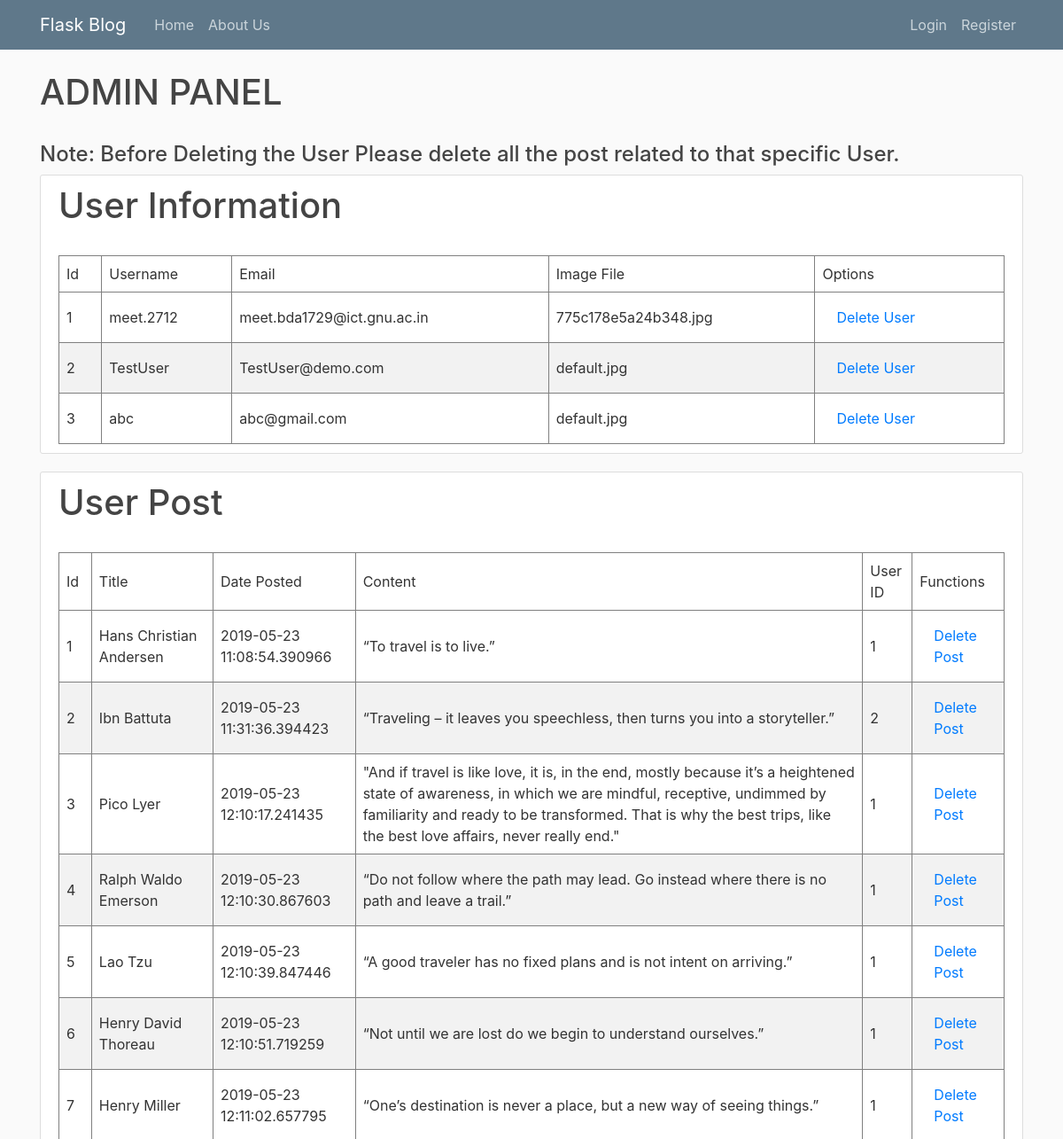
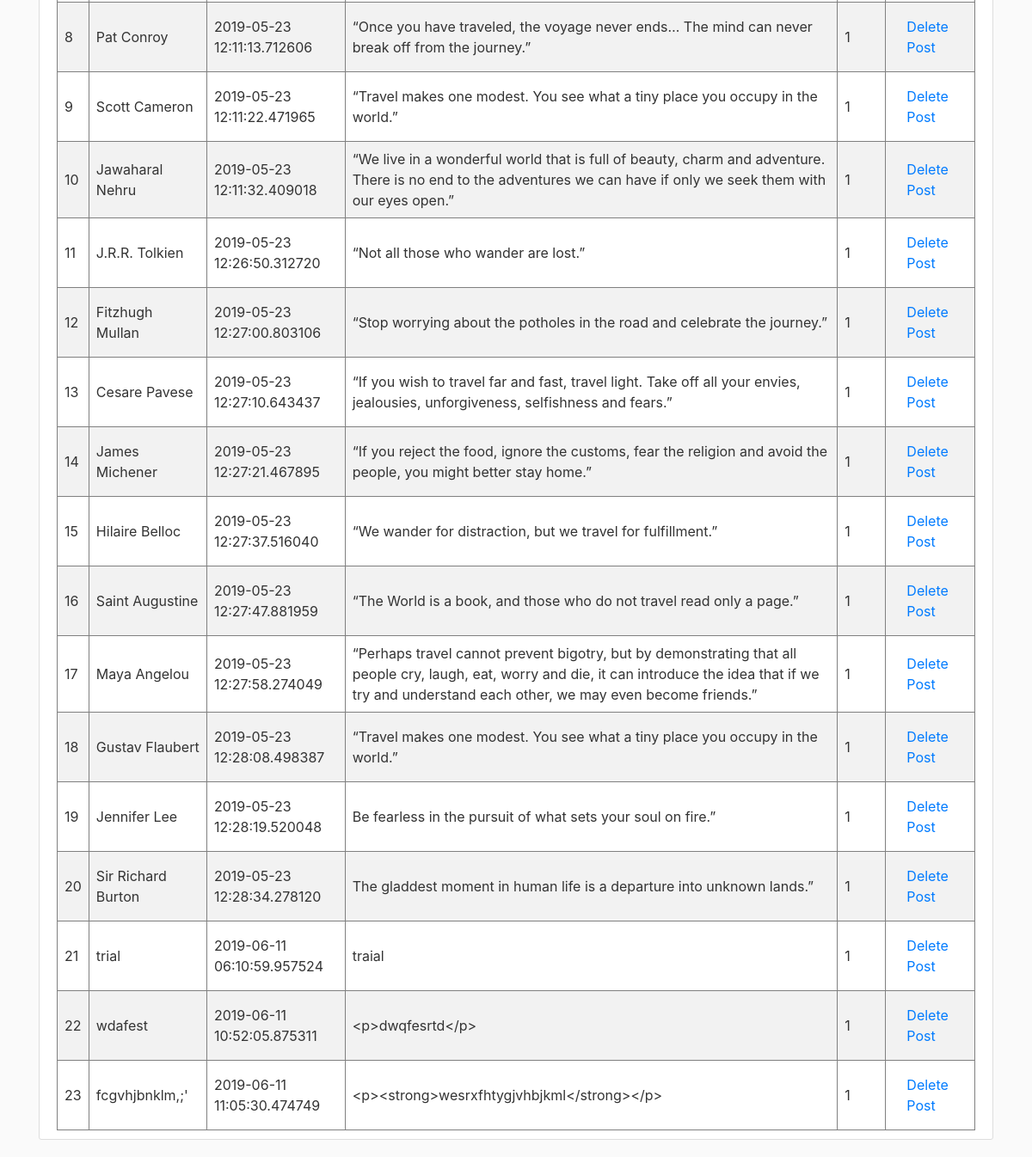
The app's page /admin/ with its own data (2 pictures, top to bottom).
### flaskblog/models.py (models this page shows, shortened)
class User(db.Model, UserMixin):
    id = db.Column(db.Integer, primary_key=True)
    username = db.Column(db.String(20), unique=True, nullable=False)
    email = db.Column(db.String(20), unique=True, nullable=False)
    image_file = db.Column(db.String(20), nullable=False, default='default.jpg')
    password = db.Column(db.String(60), nullable=False)
    posts = db.relationship('Post', backref='author', lazy=True)
    liked = db.relationship(
        'PostLike',
        foreign_keys='PostLike.user_id',
        backref='user', lazy='dynamic')

class Post(db.Model):
    id = db.Column(db.Integer, primary_key=True)
    title = db.Column(db.String(100), nullable=False)
    date_posted = db.Column(db.DateTime, nullable=False, default=datetime.utcnow)
    content = db.Column(db.Text, nullable=False)
    user_id = db.Column(db.Integer, db.ForeignKey('user.id'), nullable=False)
    likes = db.relationship('PostLike', backref='post', lazy='dynamic')
    comments = db.relationship('Comment', backref='article', lazy=True)

### flaskblog/main/routes.py (the view)
@main.route("/admin/")
def admin():
    return render_template('admin.html', title='admin', user=User.query.all(), post=Post.query.all())

### flaskblog/templates/admin.html (shortened to what this page needs)
{% extends "layout.html" %}
{% block content %}
    <div>
    <h1>ADMIN PANEL</h1>
    <br>
    <h4>Note: Before Deleting the User Please delete all the post related to that specific User.</h4>
    <div class="content-section">
    <h1>User Information</h1>
    <br>
     <table border = 1>
           <thead>
           <td>Id</td>
           <td>Username</td>
           <td>Email</td>
           <td>Image File</td>
           <td>Options</td>
           </thead>
         {% for User in user %}
               <td>{{ User.id }}</td>
               <td>{{ User.username }}</td>
               <td>{{ User.email }}</td>
               <td>{{ User.image_file }}</td>
                <td align='center'><a class="nav-item nav-link" href={{ url_for('main.delete_user', user_id=User.id) }}>Delete User</a></td>
            {% endfor %}
       </table>
    </div>
    <div class="content-section">
    <h1>User Post</h1>
    <br>
     <table border = 1>
           <thead>
           <td>Id</td>
           <td>Title</td>
           <td>Date Posted</td>
           <td>Content</td>
           <td>User ID</td>
           <td>Functions</td>
           </thead>
         {% for Post in post %}
           <tr>
               <td>{{ Post.id }}</td>
               <td>{{ Post.title }}</td>
               <td>{{ Post.date_posted }}</td>
               <td>{{ Post.content }}</td>
               <td>{{ Post.user_id }}</td>
               <td align='center'><a class="nav-item nav-link" href={{ url_for('main.delete_post1', post_id1=Post.id) }}>Delete Post</a></td>
           </tr>
            {% endfor %}
       </table>
    </div>
    </div>
{% endblock content %}

### flaskblog/static/main.css (style rules this page uses)
body { background: #fafafa; color: #333333; margin-top: 5rem; }
h1, h2, h3, h4, h5, h6 { color: #444444; }
.content-section { background: #ffffff; padding: 10px 20px; border: 1px solid #dddddd; border-radius: 3px; margin-bottom: 20px; }

### flaskblog/templates/admin.html (style rules this page uses)
table { border-collapse: collapse; width: 100%; }
th, td { text-align: left; padding: 8px; }
tr:nth-child(even) { background-color: #f2f2f2 }

### records on screen
User: id "1", username "meet.2712", email "meet.bda1729@ict.gnu.ac.in", image_file "775c178e5a24b348.jpg"
User: id "2", username "TestUser", email "TestUser@demo.com", image_file "default.jpg"
User: id "3", username "abc", email "abc@gmail.com", image_file "default.jpg"
Post: id "1", title "Hans Christian Andersen", date_posted "2019-05-23 11:08:54.390966", content "“To travel is to live.”", user_id "1"
Post: id "2", title "Ibn Battuta", date_posted "2019-05-23 11:31:36.394423", content "“Traveling – it leaves you speechless, then turns you into a storyteller.”", user_id "2"
Post: id "3", title "Pico Lyer", date_posted "2019-05-23 12:10:17.241435", content "\"And if travel is like love, it is, in the end, mostly because it’s a heightened state of awareness, in which we are mindful, receptive, undimmed by familiarity and ready to be transformed. That is why the best trips, like the best love affairs, never really end.\"", user_id "1"
Post: id "4", title "Ralph Waldo Emerson", date_posted "2019-05-23 12:10:30.867603", content "“Do not follow where the path may lead. Go instead where there is no path and leave a trail.”", user_id "1"
Post: id "5", title "Lao Tzu", date_posted "2019-05-23 12:10:39.847446", content "“A good traveler has no fixed plans and is not intent on arriving.”", user_id "1"
Post: id "6", title "Henry David Thoreau", date_posted "2019-05-23 12:10:51.719259", content "“Not until we are lost do we begin to understand ourselves.”", user_id "1"
Post: id "7", title "Henry Miller", date_posted "2019-05-23 12:11:02.657795", content "“One’s destination is never a place, but a new way of seeing things.”", user_id "1"
Post: id "8", title "Pat Conroy", date_posted "2019-05-23 12:11:13.712606", content "“Once you have traveled, the voyage never ends… The mind can never break off from the journey.”", user_id "1"
Post: id "9", title "Scott Cameron", date_posted "2019-05-23 12:11:22.471965", content "“Travel makes one modest. You see what a tiny place you occupy in the world.”", user_id "1"
Post: id "10", title "Jawaharal Nehru", date_posted "2019-05-23 12:11:32.409018", content "“We live in a wonderful world that is full of beauty, charm and adventure. There is no end to the adventures we can have if only we seek them with our eyes open.”", user_id "1"
Post: id "11", title "J.R.R. Tolkien", date_posted "2019-05-23 12:26:50.312720", content "“Not all those who wander are lost.”", user_id "1"
Post: id "12", title "Fitzhugh Mullan", date_posted "2019-05-23 12:27:00.803106", content "“Stop worrying about the potholes in the road and celebrate the journey.”", user_id "1"
Post: id "13", title "Cesare Pavese", date_posted "2019-05-23 12:27:10.643437", content "“If you wish to travel far and fast, travel light. Take off all your envies, jealousies, unforgiveness, selfishness and fears.”", user_id "1"
Post: id "14", title "James Michener", date_posted "2019-05-23 12:27:21.467895", content "“If you reject the food, ignore the customs, fear the religion and avoid the people, you might better stay home.”", user_id "1"
Post: id "15", title "Hilaire Belloc", date_posted "2019-05-23 12:27:37.516040", content "“We wander for distraction, but we travel for fulfillment.”", user_id "1"
Post: id "16", title "Saint Augustine", date_posted "2019-05-23 12:27:47.881959", content "“The World is a book, and those who do not travel read only a page.”", user_id "1"
Post: id "17", title "Maya Angelou", date_posted "2019-05-23 12:27:58.274049", content "“Perhaps travel cannot prevent bigotry, but by demonstrating that all people cry, laugh, eat, worry and die, it can introduce the idea that if we try and understand each other, we may even become friends.”", user_id "1"
Post: id "18", title "Gustav Flaubert", date_posted "2019-05-23 12:28:08.498387", content "“Travel makes one modest. You see what a tiny place you occupy in the world.”", user_id "1"
Post: id "19", title "Jennifer Lee", date_posted "2019-05-23 12:28:19.520048", content "Be fearless in the pursuit of what sets your soul on fire.”", user_id "1"
Post: id "20", title "Sir Richard Burton", date_posted "2019-05-23 12:28:34.278120", content "The gladdest moment in human life is a departure into unknown lands.”", user_id "1"
Post: id "21", title "trial", date_posted "2019-06-11 06:10:59.957524", content "traial", user_id "1"
Post: id "22", title "wdafest", date_posted "2019-06-11 10:52:05.875311", content "<p>dwqfesrtd</p>", user_id "1"
Post: id "23", title "fcgvhjbnklm,;'", date_posted "2019-06-11 11:05:30.474749", content "<p><strong>wesrxfhtygjvhbjkml</strong></p>", user_id "1"
